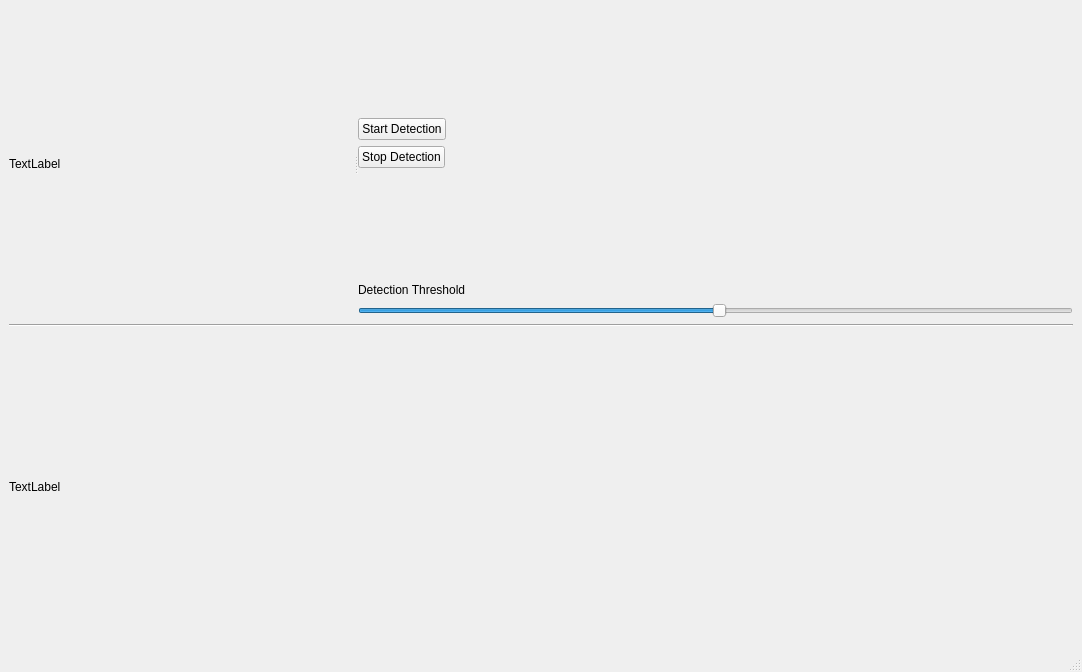
<?xml version="1.0" encoding="UTF-8"?>
<ui version="4.0">
 <class>MainWindow</class>
 <widget class="QMainWindow" name="MainWindow">
  <property name="geometry">
   <rect>
    <x>0</x>
    <y>0</y>
    <width>1082</width>
    <height>672</height>
   </rect>
  </property>
  <property name="windowTitle">
   <string>MainWindow</string>
  </property>
  <widget class="QWidget" name="centralwidget">
   <layout class="QGridLayout" name="gridLayout">
    <item row="0" column="0">
     <widget class="QSplitter" name="splitter">
      <property name="orientation">
       <enum>Qt::Horizontal</enum>
      </property>
      <widget class="QLabel" name="ROIFeed">
       <property name="sizePolicy">
        <sizepolicy hsizetype="Maximum" vsizetype="Maximum">
         <horstretch>0</horstretch>
         <verstretch>0</verstretch>
        </sizepolicy>
       </property>
       <property name="text">
        <string>TextLabel</string>
       </property>
      </widget>
      <widget class="QWidget" name="layoutWidget">
       <layout class="QVBoxLayout" name="verticalLayout_3">
        <item>
         <layout class="QVBoxLayout" name="verticalLayout">
          <item>
           <spacer name="verticalSpacer_3">
            <property name="orientation">
             <enum>Qt::Vertical</enum>
            </property>
            <property name="sizeHint" stdset="0">
             <size>
              <width>20</width>
              <height>40</height>
             </size>
            </property>
           </spacer>
          </item>
          <item>
           <widget class="QPushButton" name="StartBtn">
            <property name="sizePolicy">
             <sizepolicy hsizetype="Fixed" vsizetype="Fixed">
              <horstretch>0</horstretch>
              <verstretch>0</verstretch>
             </sizepolicy>
            </property>
            <property name="text">
             <string>Start Detection</string>
            </property>
           </widget>
          </item>
          <item>
           <widget class="QPushButton" name="StopBtn">
            <property name="sizePolicy">
             <sizepolicy hsizetype="Fixed" vsizetype="Fixed">
              <horstretch>0</horstretch>
              <verstretch>0</verstretch>
             </sizepolicy>
            </property>
            <property name="text">
             <string>Stop Detection</string>
            </property>
           </widget>
          </item>
          <item>
           <spacer name="verticalSpacer_2">
            <property name="orientation">
             <enum>Qt::Vertical</enum>
            </property>
            <property name="sizeHint" stdset="0">
             <size>
              <width>20</width>
              <height>40</height>
             </size>
            </property>
           </spacer>
          </item>
         </layout>
        </item>
        <item>
         <layout class="QVBoxLayout" name="verticalLayout_2">
          <item>
           <widget class="QLabel" name="label">
            <property name="text">
             <string>Detection Threshold</string>
            </property>
           </widget>
          </item>
          <item>
           <widget class="QSlider" name="Threshold">
            <property name="value">
             <number>50</number>
            </property>
            <property name="orientation">
             <enum>Qt::Horizontal</enum>
            </property>
           </widget>
          </item>
         </layout>
        </item>
       </layout>
      </widget>
     </widget>
    </item>
    <item row="3" column="0">
     <widget class="Line" name="line">
      <property name="orientation">
       <enum>Qt::Horizontal</enum>
      </property>
     </widget>
    </item>
    <item row="4" column="0">
     <widget class="QLabel" name="CameraFeed">
      <property name="text">
       <string>TextLabel</string>
      </property>
     </widget>
    </item>
   </layout>
  </widget>
  <widget class="QMenuBar" name="menubar">
   <property name="geometry">
    <rect>
     <x>0</x>
     <y>0</y>
     <width>1082</width>
     <height>21</height>
    </rect>
   </property>
  </widget>
  <widget class="QStatusBar" name="statusbar"/>
 </widget>
 <resources/>
 <connections/>
</ui>
